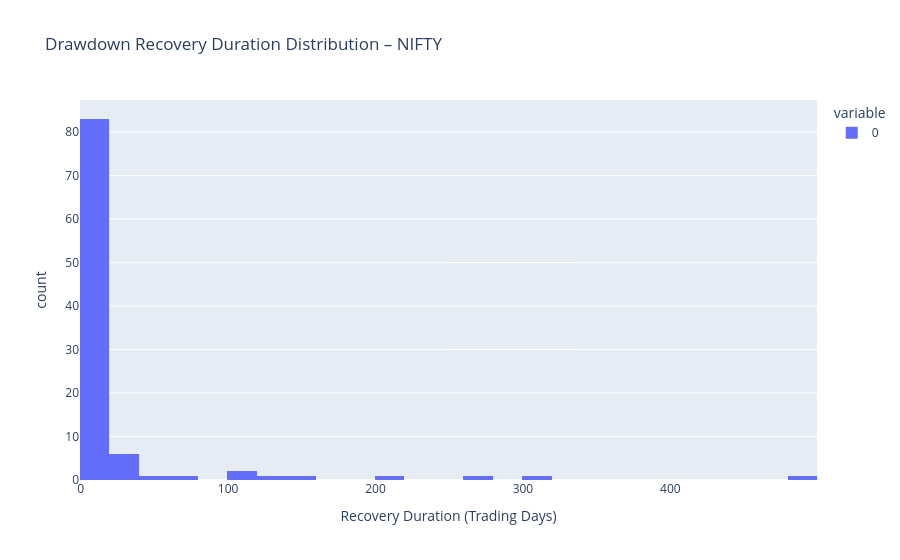

The notebook cell saved with this chart:
### Code cell
px.histogram(
    recovery_durations,
    nbins=30,
    title="Drawdown Recovery Duration Distribution – NIFTY",
    labels={"value": "Recovery Duration (Trading Days)", "count": "Frequency"}
).show()

### Figure 1 — Plotly figure (JSON) as saved in the notebook; plotly's stock layout.template omitted (floating-point values rounded to 4 significant figures)
{"data": [{"alignmentgroup": "True", "bingroup": "x", "hovertemplate": "variable=0<br>Recovery Duration (Trading Days)=%{x}<br>count=%{y}<extra></extra>", "legendgroup": "0", "marker": {"color": "#636efa", "pattern": {"shape": ""}}, "name": "0", "nbinsx": 30, "offsetgroup": "0", "orientation": "v", "showlegend": true, "type": "histogram", "x": [7, 19, 480, 1, 8, 12, 4, 3, 1, 6, 2, 22, 1, 4, 1, 2, 30, 17, 4, 1, 1, 1, 30, 2, 6, 1, 118, 1, 2, 4, 1, 147, 19, 3, 1, 1, 115, 12, 6, 6, 200, 2, 3, 2, 2, 4, 1, 2, 2, 7, 2, 1, 65, 1, 3, 14, 5, 11, 4, 3, 1, 1, 1, 4, 8, 265, 128, 1, 4, 5, 34, 1, 48, 1, 2, 6, 9, 20, 1, 5, 1, 16, 1, 1, 26, 5, 3, 2, 2, 1, 1, 1, 2, 5, 16, 6, 2, 2, 304], "xaxis": "x", "yaxis": "y"}], "layout": {"autosize": true, "barmode": "relative", "legend": {"title": {"text": "variable"}, "tracegroupgap": 0}, "title": {"text": "Drawdown Recovery Duration Distribution – NIFTY"}, "xaxis": {"anchor": "y", "autorange": true, "domain": [0, 1], "range": [-0.5, 499.5], "title": {"text": "Recovery Duration (Trading Days)"}, "type": "linear"}, "yaxis": {"anchor": "x", "autorange": true, "domain": [0, 1], "range": [0, 87.37], "title": {"text": "count"}}}}
